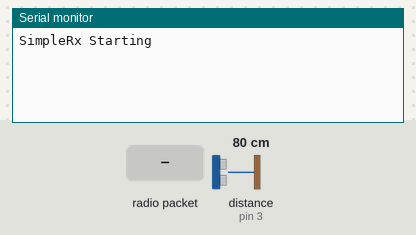
Bench run of a sketch on a simulated Arduino Uno, built with avr-gcc and run on an emulated ATmega328P. On the bench: the last lines printed to the serial monitor. The test bench sets the inputs (shaded band); at power-on: distance to the obstacle (sensor on pin 3) 80 cm. The echo pulse lasts 58.3 µs per cm; no radio packets arrive unless stated.

Above: at 1.3 s.
1.4 s: radio packet "sync;" arrives
At 2.0 s:
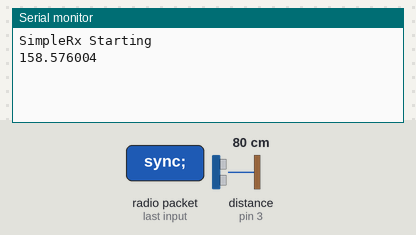
2.9 s: radio packet "distance;" arrives
At 4.2 s:
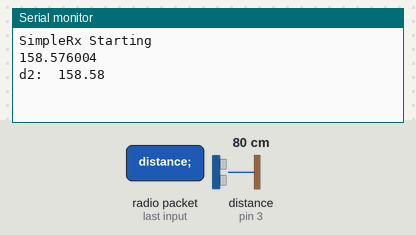

The sketch:

sensor_2.ino
```cpp
#define echoPin 3
#define trigPin 2

#include <SPI.h>
#include <nRF24L01.h>
#include <RF24.h>

#define CE_PIN   9
#define CSN_PIN 10

RF24 radio(CE_PIN, CSN_PIN);

char dataReceived[10];
char ack[9];

double distance = 0;

void setup() {
    pinMode(trigPin, OUTPUT);
    pinMode(echoPin, INPUT);
    digitalWrite(trigPin, LOW);
    Serial.begin(9600);

    serialPrintLn("SimpleRx Starting");
    radio.begin();
    delay(100);
    radio.enableAckPayload();
    radio.enableDynamicPayloads();
    radio.setDataRate(RF24_2MBPS);
    radio.setRetries(15, 15);
    radio.openReadingPipe(1, 0xF0F0F0F0AA);
    radio.openReadingPipe(2, 0xF0F0F0F0CC);
    radio.startListening();
}

void loop() {
    showData();
}

void showData() {
     if (radio.available() ) {
        radio.read( &dataReceived, sizeof(dataReceived) );

        if (strcmp(dataReceived, "sync;") == 0) {
           digitalWrite(trigPin, HIGH);
           delayMicroseconds(10);
           digitalWrite(trigPin, LOW);
           unsigned long duration = pulseIn(echoPin, HIGH);
           distance = duration * 0.034;
           serialPrintLn(distance);
        } else if (strcmp(dataReceived, "distance;") == 0) {
          dtostrf(distance, 8, 2, ack); // Leave room for too large numbers!
          char str[13] = "d2:";
          strcat(str, ack);
          str[11] = 0;
          serialPrintLn(str);
          radio.writeAckPayload(2, &str, sizeof(str));
        }
    }
}

void serialPrintLn(String s) {
   if (Serial) {
    Serial.println(s);
  }
}

void serialPrintLn(float s) {
   if (Serial) {
    Serial.println(s, 6);
  }
}
```

Measured:
- after the input at 1.4 s, the serial monitor: prints a new line at once (image 1)
- after the input at 2.9 s, the serial monitor: prints a new line at once (image 2)
